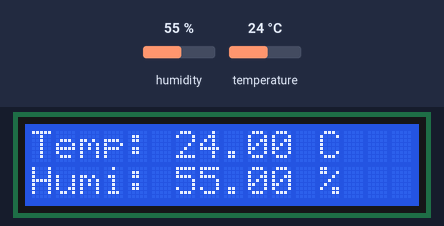
The sketch below on a simulated ESP32. Parts: 16×2 character LCD. The inputs (shaded band) are chosen by the test bench; at power-on: humidity 55 %, temperature 24 °C.

Above: at 1.2 s.
1.3 s: humidity set to 22 %
At 2.5 s:
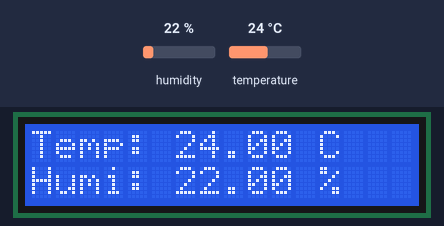
7.4 s: temperature set to 12 °C
At 9.2 s:
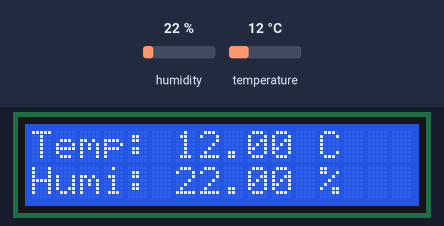
11.8 s: humidity set to 40 %
At 13.6 s:
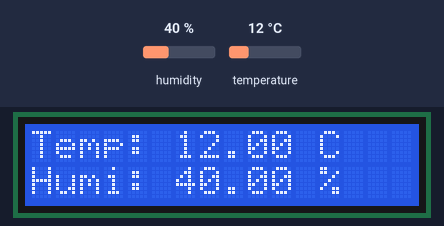
15.9 s: temperature set to 19 °C
At 16.8 s:
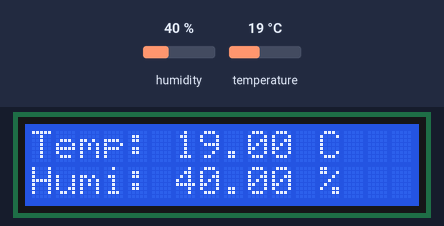
Timing chart, 0 to 18.9 s (numbered marks = the images above; inputs shaded):
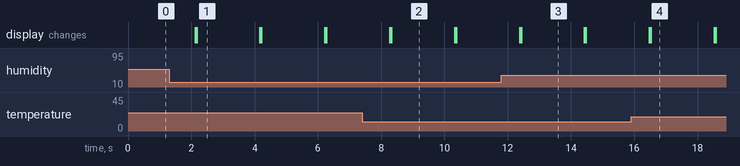

The sketch:

sketch_nov12d.ino
```cpp
#include <Wire.h>                    // I2C通訊函式庫
#include <LiquidCrystal_I2C.h>      // LCD I2C函式庫
#include "DHT.h"                     // DHT感測器函式庫

// 定義腳位
#define SDA_PIN 26                   // LCD的SDA接腳
#define SCL_PIN 25                   // LCD的SCL接腳
#define DHTPIN 4                     // DHT11的數據接腳
#define DHTTYPE DHT11               // 定義使用的感測器型號為DHT11

// 初始化LCD和DHT物件
LiquidCrystal_I2C lcd(0x27,16,2);   // LCD位址，設定16x2顯示
DHT dht(DHTPIN, DHTTYPE);           // 建立DHT物件

void setup() {
    // 初始化I2C通訊
    Wire.begin(SDA_PIN,SCL_PIN);

    // 初始化LCD
    lcd.init();
    lcd.backlight();
    lcd.clear();

    // 初始化DHT感測器
    dht.begin();
}

void loop() {
    // 讀取溫濕度數據
    float h = dht.readHumidity();    // 讀取濕度
    float t = dht.readTemperature(); // 讀取溫度

    // 檢查是否讀取失敗
    if (isnan(h) || isnan(t)) {
        lcd.setCursor(0,0);
        lcd.print("Failed DHT");
        return;
    }

    // 顯示溫度在第一行
    lcd.setCursor(0,0);
    lcd.print("Temp: ");
    lcd.print(t);
    lcd.print(" C");

    // 顯示濕度在第二行
    lcd.setCursor(0,1);
    lcd.print("Humi: ");
    lcd.print(h);
    lcd.print(" %");

    // 等待2秒後更新數據
    delay(2000);
    lcd.clear();
}
```

Measured:
- after the input at 1.3 s, the display: first differs from a run without the input after 0.87 s (image 1)
- after the input at 7.4 s, the display: first differs from a run without the input after 0.92 s (image 2)
- after the input at 11.8 s, the display: first differs from a run without the input after 0.62 s (image 3)
- after the input at 15.9 s, the display: first differs from a run without the input after 0.63 s (image 4)
- what the display in image 1 shows lasts 2.0 s, from 2.2 s to 4.2 s
